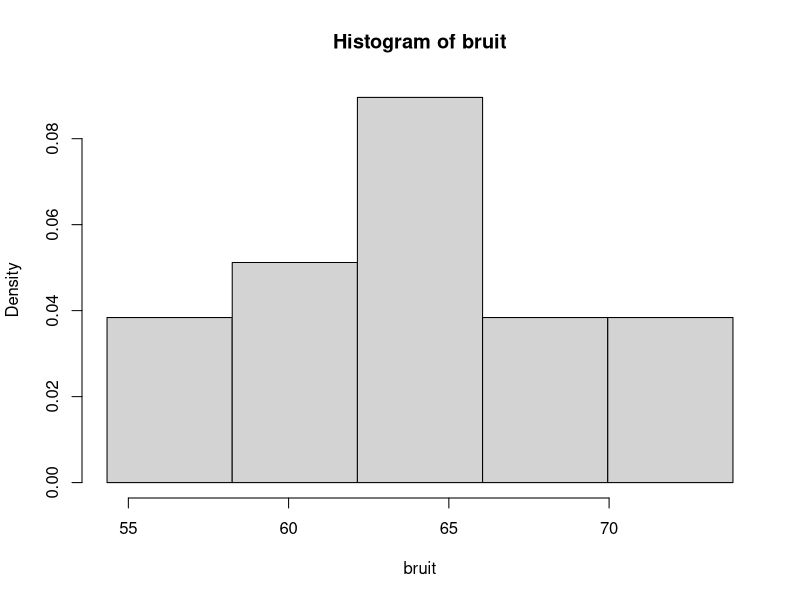

Source code (R): (Note: this script raises an error after producing the figure.)
# Principes et Méthodes Statistiques
# Fiche 2 - Exercice 1

# Création du vecteur des données
bruit <- c(54.8, 55.4, 57.7, 59.6, 60.1, 61.2, 62.0, 63.1, 63.5, 64.2, 65.2, 65.4, 65.9, 66.0, 67.6, 68.1, 69.5, 70.6, 71.5, 73.4)
n <- length(bruit)

# Indicateurs statistiques
summary(bruit)

# Variance et écart-type empiriques (sans biais)
var(bruit)
sd(bruit)

# Coefficient de variation empirique
sqrt((n - 1) / n) * sd(bruit) / mean(bruit)

# Histogramme à classes de même largeur
a0 <- min(bruit) - 0.025 * (max(bruit) - min(bruit))
a5 <- max(bruit) + 0.025 * (max(bruit) - min(bruit))
bornes <- seq(a0, a5, (a5 - a0) / 5)
hist(bruit, prob = T, breaks = bornes)

# ou en utilisant la fonction histolarg définie dans l'exercice 2 de la fiche 1
histolarg(bruit)

# Histogramme à classes de même effectif, en utilisant la commande quantiles
borneseff <- c(a0, quantile(bruit, seq(1 / 5, 4 / 5, 1 / 5)), a5)
hist(bruit, prob = T, breaks = borneseff)

# ou en utilisant la fonction histoeff définie dans l'exercice 2 de la fiche 1
histoeff(bruit)


# Graphe de probabilités pour la loi normale, avec la commande
# qqnorm
qqnorm(bruit)

# Graphe de probabilités pour la loi normale, avec la méthode du cours
plot(bruit[1:(n - 1)], qnorm(seq(1:(n - 1)) / n))

# Estimation de m et sigma^2 par moments ou maximum de
# vraisemblance
mean(bruit)
var(bruit)

# Estimation de m et sigma^2 par le graphe de probabilités
reg <- lm(qnorm(seq(1:(n - 1)) / n) ~ bruit[1:(n - 1)])
(1 / reg$coefficients[2])^2
-reg$coefficients[1] / reg$coefficients[2]
abline(reg)

# Estimation de la probabilité que le niveau de bruit dépasse 70
# ou 74 db
1 - pnorm(70, mean(bruit), sd(bruit))
1 - pnorm(74, mean(bruit), sd(bruit))

# Quantile d'ordre 90%
qnorm(0.9, mean(bruit), sd(bruit))

# Avec l'hypothèse de loi exponentielle
lambda <- 1 / mean(bruit)
lambda
1 - pexp(70, lambda)
1 - pexp(74, lambda)
qexp(0.9, lambda)
plot(bruit[1:(n - 1)], log(1 - seq(1:(n - 1)) / n))

# Sans supposer la loi connue : approche non paramétrique
1 - ecdf(bruit)(70)
1 - ecdf(bruit)(74)
quantile(bruit, 0.9)
